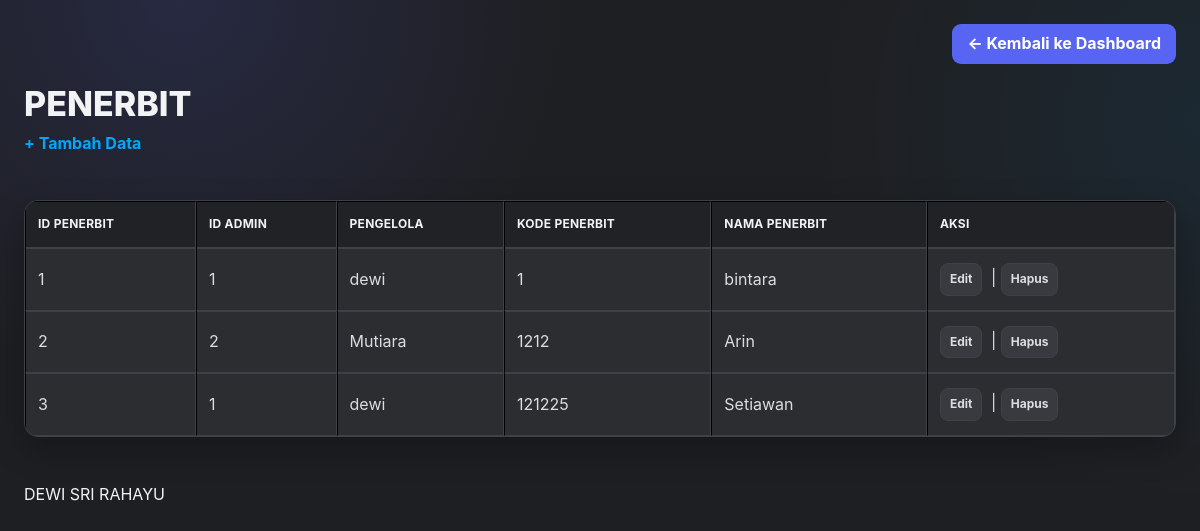
The app's page /penerbit/tampil.penerbit.php (signed in) with its own data.
### tables this page shows
CREATE TABLE `penerbit` (
  `id_penerbit` int(11) NOT NULL,
  `id_admin` int(11) DEFAULT NULL,
  `id_petugas` int(11) DEFAULT NULL,
  `kode_penerbit` varchar(20) DEFAULT NULL,
  `nama_penerbit` varchar(100) DEFAULT NULL
);

### penerbit/tampil.penerbit.php (the view, shortened to what this page needs)
<?php
include("../connection.php");
$query = $conn->query("
    SELECT
        penerbit.id_penerbit,
        penerbit.id_admin,
        penerbit.id_petugas,
        admin.nama_admin,
        petugas.nama_petugas,
        COALESCE(admin.nama_admin, petugas.nama_petugas, '-') AS nama_pengelola,
        penerbit.kode_penerbit,
        penerbit.nama_penerbit
    FROM penerbit
    LEFT JOIN admin ON penerbit.id_admin = admin.id_admin
    LEFT JOIN petugas ON penerbit.id_petugas = petugas.id_petugas
");
$result = $query->fetch_all(MYSQLI_ASSOC);
?>
<!DOCTYPE html>
<html lang="id">
<head>
<link rel="stylesheet" href="../style.css">
</head>
<body>
<div class="page-head"><div></div><a class="btn btn-light" href="../dashboard.<?= $_SESSION['role'] ?>.php">← Kembali ke Dashboard</a></div>
    <h1>PENERBIT</h1>
    <a href="form.penerbit.php">
        + Tambah Data
    </a>
    <br><br>
    <table border="1" cellpadding="8" cellspacing="0">
        <thead>
            <tr>
                <th>ID PENERBIT</th>
                <th>ID ADMIN</th>
                <th>PENGELOLA</th>
                <th>KODE PENERBIT</th>
                <th>NAMA PENERBIT</th>
                <th>AKSI</th>
            </tr>
        </thead>
        <tbody>
            <?php foreach ($result as $p): ?>
                <tr>
                    <td>
                        <?= $p['id_penerbit']; ?>
                    </td>
                    <td>
                        <?= $p['id_admin']; ?>
                    </td>
                    <td>
                        <?= htmlspecialchars($p['nama_pengelola']); ?>
                    </td>
                    <td>
                        <?= $p['kode_penerbit']; ?>
                    </td>
                    <td>
                        <?= $p['nama_penerbit']; ?>
                    </td>
                    <td>
                        <a href="edit.penerbit.php?id_penerbit=<?= $p['id_penerbit']; ?>">
                            Edit
                        </a>
                        |
                        <a
                            href="hapus.penerbit.php?id_penerbit=<?= $p['id_penerbit']; ?>"
                            onclick="return confirm('Yakin ingin menghapus data ini?')"
                        >
                            Hapus
                        </a>
                    </td>
                </tr>
            <?php endforeach; ?>
        </tbody>
    </table>
    <br>
    <div>
        DEWI SRI RAHAYU
    </div>
</body>
</html>

### style.css (style rules this page uses)
:root { --discord-blurple:#5865F2; --discord-blurple-hover:#4752C4; --discord-blue:#00A8FC; --discord-bg:#1E1F22; --discord-sidebar:#232428; --discord-surface:#2B2D31; --discord-surface-2:#313338; --discord-surface-3:#383A40; --discord-input:#1E1F22; --discord-border:#3F4147; --discord-text:#F2F3F5; --discord-muted:#B5BAC1; --discord-yellow:#F0B232; --discord-red:#ED4245; --discord-red-hover:#C9363A; --shadow:0 12px 32px rgba(0,0,0,.28); --radius:14px; --radius-sm:9px; }
* { box-sizing:border-box }
html { scroll-behavior:smooth }
html,body { margin:0;min-height:100% }
body { font-family:Inter,Segoe UI,Roboto,Arial,sans-serif; background: radial-gradient(circle at 15% 0%,rgba(88,101,242,.15),transparent 30%), radial-gradient(circle at 100% 15%,rgba(0,168,252,.07),transparent 28%), var(--discord-bg); color:var(--discord-text); padding:24px; line-height:1.55; }
.container, .page-head, .topbar, .card-grid, .stats, .info, .success, .warning, .error, .table-wrap { width:min(1200px,100%); margin-left:auto; margin-right:auto; }
.page-head { display:flex; align-items:center; justify-content:space-between; gap:16px; flex-wrap:wrap; margin-bottom:20px; }
h1,h2,h3,h4,h5,h6 { color:var(--discord-text);margin-top:0 }
h1 { font-size:clamp(25px,3vw,34px);line-height:1.2;margin-bottom:6px;font-weight:800 }
a { color:var(--discord-blue);text-decoration:none;font-weight:650;transition:.15s ease }
button,.btn,.btn-success,.btn-warning,.btn-danger,.btn-secondary,.btn-light { display:inline-flex; align-items:center; justify-content:center; gap:7px; min-height:40px; padding:9px 14px; border:1px solid transparent; border-radius:var(--radius-sm); background:var(--discord-blurple)!important; color:#fff!important; cursor:pointer; font:inherit; font-weight:750; line-height:1.2; text-decoration:none!important; box-shadow:none; transition:background .15s ease,transform .15s ease,border-color .15s ease; }
table { width:100%; border-collapse:separate; border-spacing:0; background:var(--discord-surface); color:var(--discord-text); margin:20px auto; border:1px solid var(--discord-border); border-radius:var(--radius); overflow:hidden; box-shadow:var(--shadow); }
th { background:#202225; color:var(--discord-text); text-align:left; padding:13px 12px; font-size:12px; letter-spacing:.25px; white-space:nowrap; border-bottom:1px solid var(--discord-border); }
td { padding:12px; color:#DBDEE1; border-top:1px solid var(--discord-border); vertical-align:middle; }
tbody tr:nth-child(even) td { background:var(--discord-surface) }
td a:not(.btn) { display:inline-flex; align-items:center; justify-content:center; min-height:32px; padding:6px 9px; margin:2px 4px 2px 0; border-radius:8px; background:var(--discord-surface-3); color:#DBDEE1; border:1px solid var(--discord-border); font-size:12px; }
* { scrollbar-width:thin;scrollbar-color:#1A1B1E #2B2D31 }
.btn,.btn-success,.btn-warning,.btn-danger,.btn-secondary,.btn-light, .btn-register, button[type="submit"] { background:var(--discord-blurple)!important; color:#fff!important; border:1px solid transparent!important; }

### records on screen
penerbit: id_penerbit "1", id_admin "1", nama_pengelola "dewi", kode_penerbit "1", nama_penerbit "bintara"
penerbit: id_penerbit "2", id_admin "2", nama_pengelola "Mutiara", kode_penerbit "1212", nama_penerbit "Arin"
penerbit: id_penerbit "3", id_admin "1", nama_pengelola "dewi", kode_penerbit "121225", nama_penerbit "Setiawan"
